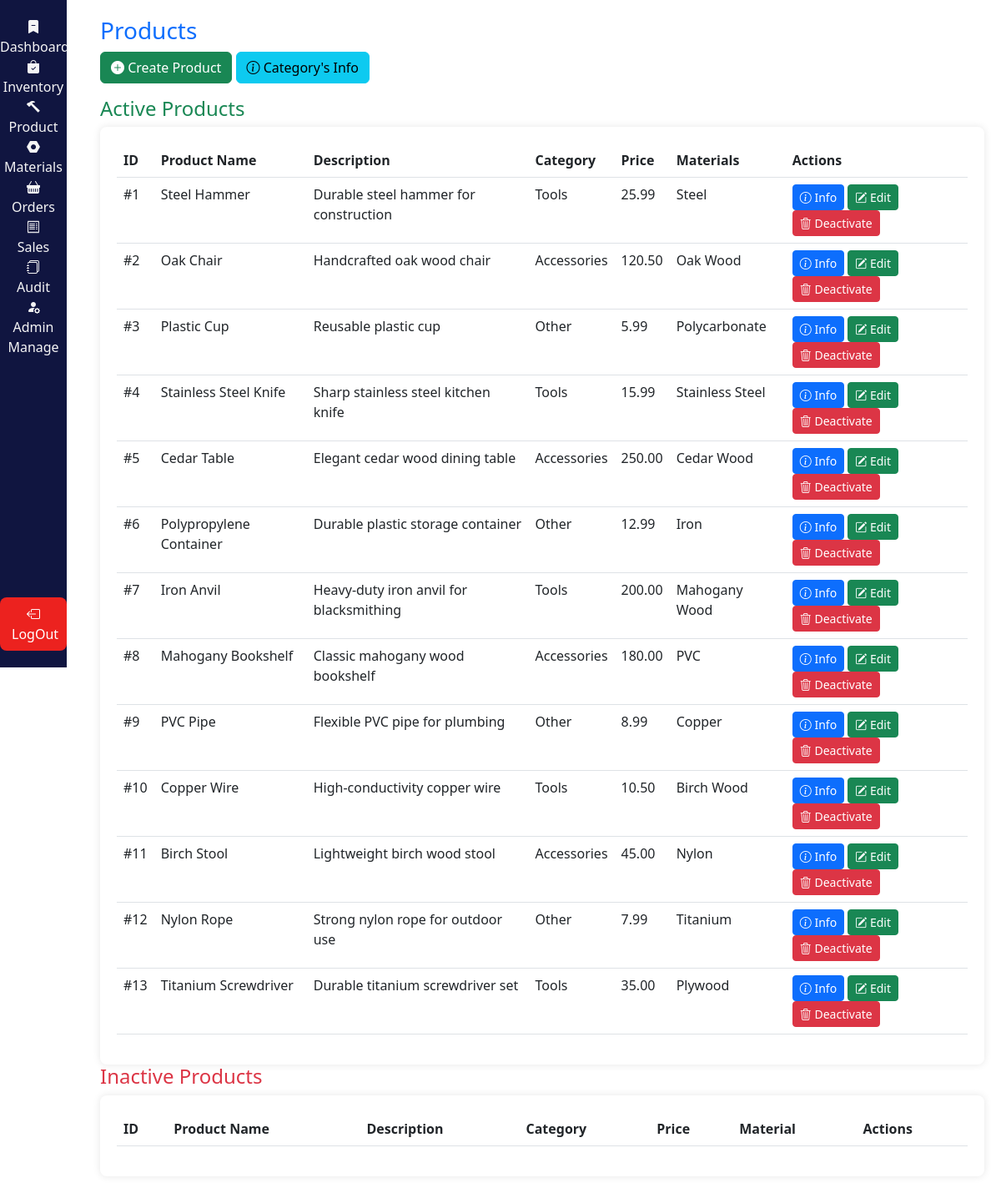
Screenshot of /view/product.php (signed in) with the database file from the repository.
### tables this page shows
CREATE TABLE products (
    id INT AUTO_INCREMENT PRIMARY KEY,
    name VARCHAR(255) NOT NULL,
    description VARCHAR(255),
    category ENUM('Tools', 'Accessories', 'Other') NOT NULL,
    price DECIMAL(10,2) NOT NULL,
    created_by INT,
    created_at TIMESTAMP DEFAULT CURRENT_TIMESTAMP,
    updated_by INT,
    updated_at TIMESTAMP DEFAULT CURRENT_TIMESTAMP ON UPDATE CURRENT_TIMESTAMP,
    is_active TINYINT(1) NOT NULL DEFAULT 1,
    FOREIGN KEY (created_by) REFERENCES users(id) ON DELETE SET NULL,
    FOREIGN KEY (updated_by) REFERENCES users(id) ON DELETE SET NULL
);

### view/product.php (the view, shortened to what this page needs)
<?php
include '../Handler/db.php';
$active_product_sql = "SELECT p.id, p.name, p.description, p.category, p.price,
                              GROUP_CONCAT(m.material_type SEPARATOR ', ') AS materials,
                              creator.last_name AS created_by, updater.last_name AS updated_by,
                              p.created_at, p.updated_at
                       FROM products p
                       LEFT JOIN product_materials pm ON p.id = pm.product_id
                       LEFT JOIN materials m ON pm.material_id = m.id
                       LEFT JOIN users AS creator ON p.created_by = creator.id
                       LEFT JOIN users AS updater ON p.updated_by = updater.id
                       WHERE p.is_active = 1
                       GROUP BY p.id";
$active_product_result = $conn->query($active_product_sql);
?>
<!DOCTYPE html>
<html lang="en">
<head>
    <link rel="stylesheet" href="style.css">
    <link href="https://cdn.jsdelivr.net/npm/bootstrap@5.3.0/dist/css/bootstrap.min.css" rel="stylesheet">
    <link rel="stylesheet" href="https://cdn.datatables.net/1.13.4/css/jquery.dataTables.min.css">
    <link rel="stylesheet" href="https://cdn.jsdelivr.net/npm/bootstrap-icons@1.11.3/font/bootstrap-icons.min.css">
</head>
<body>
<?php include 'navbar.php'; ?>
<div class="content">
    <h3 class="text-primary">Products</h3>
    <div class="mb-3">
        <button class="btn btn-success" data-bs-toggle="modal" data-bs-target="#addProductModal">
            <i class="bi bi-plus-circle-fill"></i>&nbsp;Create Product
        </button>
        <button class="btn btn-info" data-bs-toggle="modal" data-bs-target="#categoryInfoModal">
        <i class="bi bi-info-circle"></i>&nbsp;Category's Info
    </button>
    </div>
    <h4 class="text-success">Active Products</h4>
    <div class="table-container">
        <table id="activeProductsTable" class="table table-hover">
            <thead>
                <tr>
                    <th>ID</th>
                    <th>Product Name</th>
                    <th>Description</th>
                    <th>Category</th>
                    <th>Price</th>
                    <th>Materials</th>
                    <th>Actions</th>
                </tr>
            </thead>
            <tbody>
                <?php while ($row = $active_product_result->fetch_assoc()) { ?>
                    <tr>
                        <td>#<?php echo $row['id']; ?></td>
                        <td><?php echo $row['name']; ?></td>
                        <td><?php echo $row['description']; ?></td>
                        <td><?php echo $row['category']; ?></td>
                        <td><?php echo $row['price']; ?></td>
                        <td><?php echo $row['materials']; ?></td>
                        <td>
                            <button class="btn btn-primary btn-sm info_product-btn"
                                    data-id="<?php echo $row['id']; ?>"
                                    data-name="<?php echo $row['name']; ?>"
                                    data-description="<?php echo $row['description']; ?>"
                                    data-category="<?php echo $row['category']; ?>"
                                    data-price="<?php echo $row['price']; ?>"
                                    data-materials="<?php echo $row['materials']; ?>"
                                    data-created-by="<?php echo $row['created_by']; ?>"
                                    data-created-at="<?php echo $row['created_at']; ?>"
                                    data-updated-by="<?php echo $row['updated_by']; ?>"
                                    data-updated-at="<?php echo $row['updated_at']; ?>">
                                <i class="bi bi-info-circle"></i>&nbsp;Info
                            </button>
                            <button class="btn btn-success btn-sm edit_product-btn"
                                    data-id="<?php echo $row['id']; ?>"
                                    data-name="<?php echo $row['name']; ?>"
                                    data-description="<?php echo $row['description']; ?>"
                                    data-category="<?php echo $row['category']; ?>"
                                    data-price="<?php echo $row['price']; ?>">
                                <i class="bi bi-pencil-square"></i>&nbsp;Edit
                            </button>
                            <form method="POST" style="display:inline;" onsubmit="return confirm('Are you sure you want to deactivate this product?');">
                                <button type="submit" class="btn btn-danger btn-sm">
                                    <i class="bi bi-trash3"></i>&nbsp;Deactivate
                                </button>
                            </form>
                        </td>
                    </tr>
                <?php } ?>
            </tbody>
        </table>
    </div>
    <h4 class="text-danger">Inactive Products</h4>
    <div class="table-container">
        <table id="inactiveProductsTable" class="table table-hover">
            <thead>
                <tr>
                    <th>ID</th>
                    <th>Product Name</th>
                    <th>Description</th>
                    <th>Category</th>
                    <th>Price</th>
                    <th>Material</th>
                    <th>Actions</th>
                </tr>
            </thead>
        </table>
    </div>
</div>
</body>
</html>

### view/style.css (style rules this page uses)
body { font-family: Arial, sans-serif; background-color: #f8f9fa; }
.content { margin-left: 100px; padding: 20px; }
.table-container { background-color: white; padding: 20px; border-radius: 8px; box-shadow: 0px 0px 10px rgba(0, 0, 0, 0.1); }

### rows the page displays
products: id "1", name "Steel Hammer", description "Durable steel hammer for construction", category "Tools", price "25.99", materials "Steel"
products: id "2", name "Oak Chair", description "Handcrafted oak wood chair", category "Accessories", price "120.50", materials "Oak Wood"
products: id "3", name "Plastic Cup", description "Reusable plastic cup", category "Other", price "5.99", materials "Polycarbonate"
products: id "4", name "Stainless Steel Knife", description "Sharp stainless steel kitchen knife", category "Tools", price "15.99", materials "Stainless Steel"
products: id "5", name "Cedar Table", description "Elegant cedar wood dining table", category "Accessories", price "250.00", materials "Cedar Wood"
products: id "6", name "Polypropylene Container", description "Durable plastic storage container", category "Other", price "12.99", materials "Iron"
products: id "7", name "Iron Anvil", description "Heavy-duty iron anvil for blacksmithing", category "Tools", price "200.00", materials "Mahogany Wood"
products: id "8", name "Mahogany Bookshelf", description "Classic mahogany wood bookshelf", category "Accessories", price "180.00", materials "PVC"
products: id "9", name "PVC Pipe", description "Flexible PVC pipe for plumbing", category "Other", price "8.99", materials "Copper"
products: id "10", name "Copper Wire", description "High-conductivity copper wire", category "Tools", price "10.50", materials "Birch Wood"
products: id "11", name "Birch Stool", description "Lightweight birch wood stool", category "Accessories", price "45.00", materials "Nylon"
products: id "12", name "Nylon Rope", description "Strong nylon rope for outdoor use", category "Other", price "7.99", materials "Titanium"
products: id "13", name "Titanium Screwdriver", description "Durable titanium screwdriver set", category "Tools", price "35.00", materials "Plywood"
